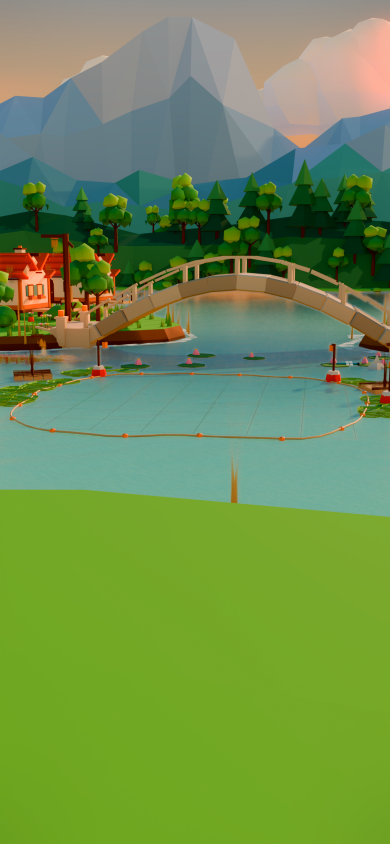
#> input picture handoff/workspace-snapshot/team/voice-bot/outbox/20261017T104639Z-lakeside-r4/reference/ref_390x844_graded.png, 780 x 1688 px, found by its file name (shown at 1/2 size)
$ python lake_bg.py
#> lines starting #> are read from the running program, lines starting #| are printed output that depends on the picture
# r6-fix v2：湖畔棋盘背景（离线预览 / 后备图）。
# 底图取引擎机位 graded 参考（水、岸、天空的实际配色），然后按「背景要往后退」处理，不加任何元素：
#   白天：HSV 饱和度 ×0.45，明度 ×0.90，叠 12% 暖白雾 #faf6ec；左侧红房顶局部再降饱和（≤0.36）并压暗 8%；24px 模糊。
#   夜间：底图（房顶同样处理、24px 模糊）逐通道乘偏蓝夜色 (0.42,0.52,0.68)+(20,24,36)，再饱和度 ×0.6（这一步明度不变）；湖色保持 B ≥ G > R。
# 验收看玩家可见区域（tools/measure_visible.py），不再用引擎 10 点（那 10 点里 9 个在托盘下面，且目标就是源图本身）。
# python3 lake_bg.py [REF_PNG] [OUTDIR]
import sys,os,numpy as np
from PIL import Image,ImageFilter
REF=sys.argv[1] if len(sys.argv)>1 else os.environ.get('LAKE_REF','/workspace/wechat-game/art/regions/lakeside/ENGINE_COLOR_REFERENCE/engine_cam_r5h3/ref_390x844_graded.png')
OUT=sys.argv[2] if len(sys.argv)>2 else os.path.join(os.path.dirname(os.path.abspath(__file__)),'..','slices')
W,H=750,1624
BLUR=24                      # px @750；v2 起不受引擎 10 点约束，大模糊把背景细节压掉（显著性主要来自树林、房顶的边缘）
DAY_SAT,DAY_VAL,FOG,FOG_RGB=0.45,0.90,0.12,(250,246,236)   # 明度 ×0.90 而不是 ×1.08：×1.08 时草地 169/189/133，离验收目标 135/160/95 更远
ROOF_BOX=(0,440,140,860); ROOF_SMAX,ROOF_DARK=0.36,0.92      # 左侧红房顶所在区域（750 宽 px），约 y230–450pt
NIGHT=(0.42,0.52,0.68); NIGHT_LIFT=(20,24,36); NIGHT_SAT=0.6   # 夜间整体比 cd5545d 提亮到旧版夜间的亮度水平（背景 L≈99），否则显著性只有 8.8
def hsv_scale(im,sat=1.0,val=1.0):
    h,s,v=[np.asarray(c).astype(float) for c in im.convert('HSV').split()]
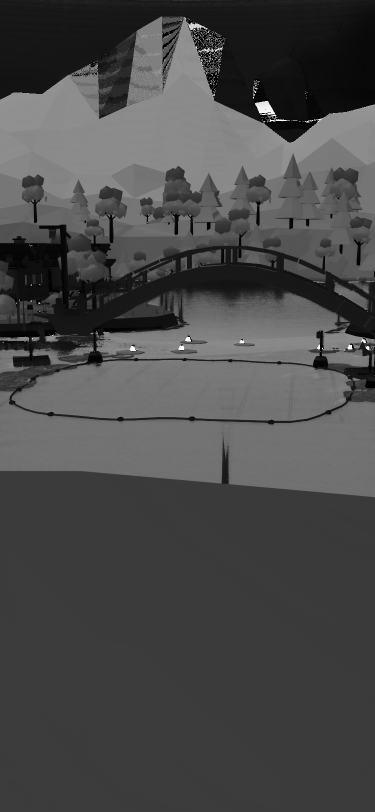
#> h: shape (1624, 750) float64 (shown at 1/2 size); min 0, max 254, mean 73.6
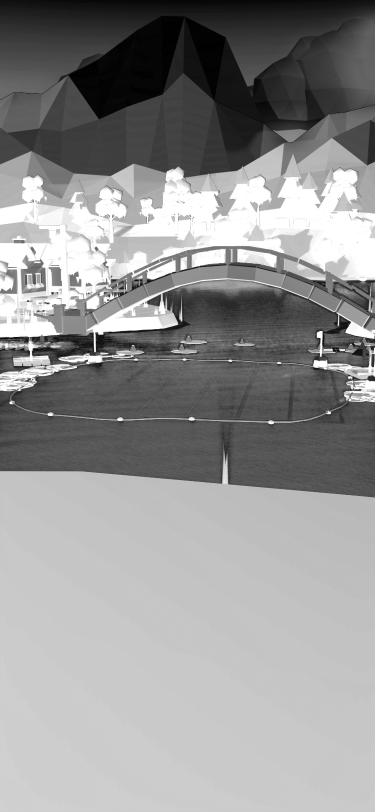
#> s: shape (1624, 750) float64 (shown at 1/2 size); min 0, max 255, mean 146.5
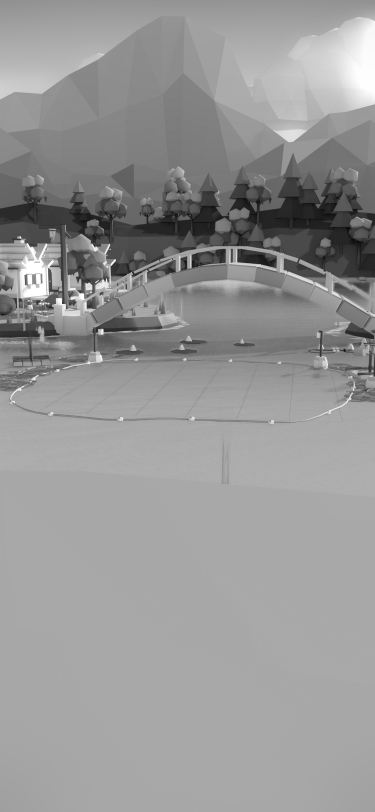
#> v: shape (1624, 750) float64 (shown at 1/2 size); min 0, max 255, mean 150.4
    s=np.clip(s*sat,0,255); v=np.clip(v*val,0,255)
#> after `s = np.clip(s * sat, 0, 255)`:
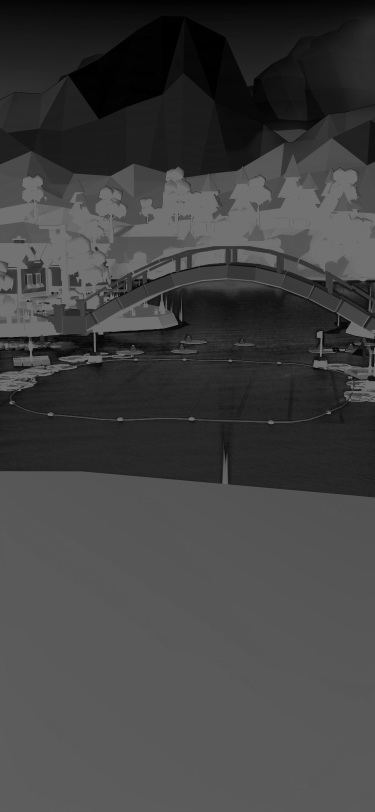
#> s: shape (1624, 750) float64 (shown at 1/2 size); min 0, max 114.8, mean 65.9
    return Image.merge('HSV',[Image.fromarray(x.astype(np.uint8)) for x in (h,s,v)]).convert('RGB')
def keep_value_desat(im,k):
    # 饱和度 ×k，明度（HSV V）不变
    return hsv_scale(im,k,1.0)
def roof_fix(im):
    hsv=np.asarray(im.convert('HSV')).astype(float); h,s,v=hsv[...,0]*360/255,hsv[...,1]/255,hsv[...,2]
    x0,y0,x1,y1=ROOF_BOX; m=np.zeros(h.shape,bool); m[y0:y1,x0:x1]=True
#> after `x0, y0, x1, y1 = ROOF_BOX`: x0 = 0; y0 = 440; x1 = 140; y1 = 860
    red=m&((h<40)|(h>330))&(s>ROOF_SMAX)
    s=np.where(red,ROOF_SMAX,s); v=np.where(red,v*ROOF_DARK,v)
    out=np.stack([hsv[...,0],s*255,v],-1).clip(0,255).astype(np.uint8)
    return Image.fromarray(out,'HSV').convert('RGB')
def base():
    return Image.open(REF).convert('RGB').resize((W,H),Image.LANCZOS)
def day(b):
    d=hsv_scale(b,DAY_SAT,DAY_VAL); d=roof_fix(d)
    d=Image.blend(d,Image.new('RGB',(W,H),FOG_RGB),FOG)
    return d.filter(ImageFilter.GaussianBlur(BLUR))
def night(b):
    b=roof_fix(b).filter(ImageFilter.GaussianBlur(BLUR)); r,g,bl=b.split()
    n=Image.merge('RGB',[c.point(lambda v,k=k,l=l:min(255,int(v*k+l))) for c,k,l in zip((r,g,bl),NIGHT,NIGHT_LIFT)])
    return keep_value_desat(n,NIGHT_SAT)
if __name__=='__main__':
    b=base()
    for im,name in ((day(b),'bg_lakeside_board.jpg'),(night(b),'bg_lakeside_board_night.jpg')):
        p=os.path.join(OUT,name); im.save(p,quality=70,optimize=True,progressive=True,subsampling=2); print(name,os.path.getsize(p))
#> this loop made 2 passes
#> name on passes 1 to 2: 'bg_lakeside_board.jpg', 'bg_lakeside_board_night.jpg'
#| bg_lakeside_board.jpg 15603
#| bg_lakeside_board_night.jpg 13842

$ run again, with handoff/workspace-snapshot/team/voice-bot/outbox/20261017T104639Z-lakeside-r4/reference/ref_360x640_graded.png copied over handoff/workspace-snapshot/team/voice-bot/outbox/20261017T104639Z-lakeside-r4/reference/ref_390x844_graded.png
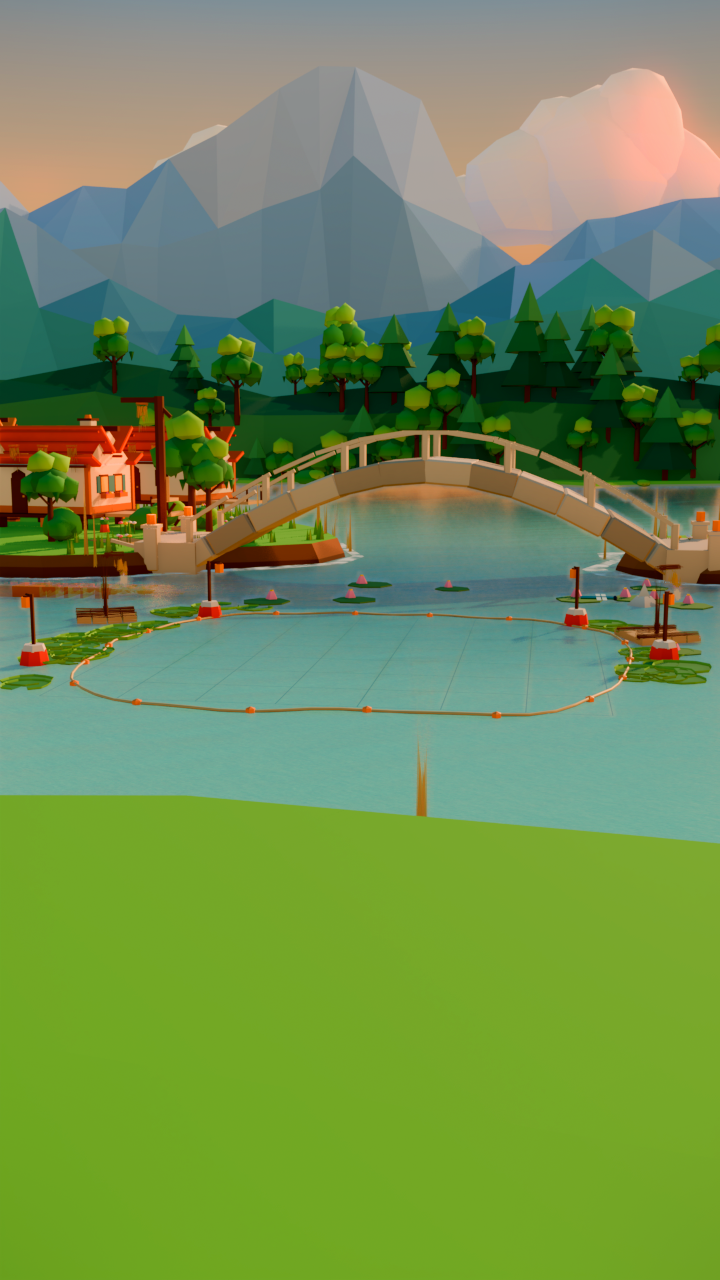
#> input picture handoff/workspace-snapshot/team/voice-bot/outbox/20261017T104639Z-lakeside-r4/reference/ref_360x640_graded.png, 720 x 1280 px, found by its file name
#> in hsv_scale, `h,s,v=[np.asarray(c).astype(float) for c in im.convert('HSV').split()]`:
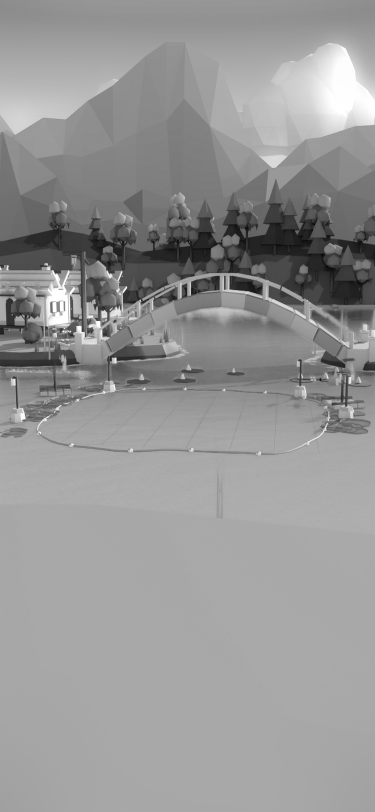
#> v: shape (1624, 750) float64 (shown at 1/2 size); min 0, max 255, mean 149.6
#> in hsv_scale, `s = np.clip(s * sat, 0, 255)`:
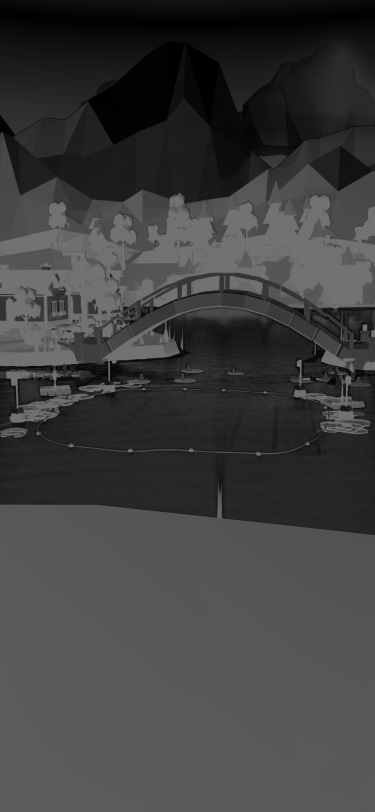
#> s: shape (1624, 750) float64 (shown at 1/2 size); min 0, max 114.8, mean 63.5
#> x0 = 0; y0 = 440; x1 = 140; y1 = 860
#> the loop `for im,name in ((day(b),'bg_lakeside_board.jpg'),(night(b),'bg_lakesid..` made 2 passes
#> name on passes 1 to 2: 'bg_lakeside_board.jpg', 'bg_lakeside_board_night.jpg'
#> (printed output is left out)

$ run again, with handoff/workspace-snapshot/team/voice-bot/outbox/20261017T104639Z-lakeside-r4/reference/mac_r3_day_360x640_boxes.png copied over handoff/workspace-snapshot/team/voice-bot/outbox/20261017T104639Z-lakeside-r4/reference/ref_390x844_graded.png
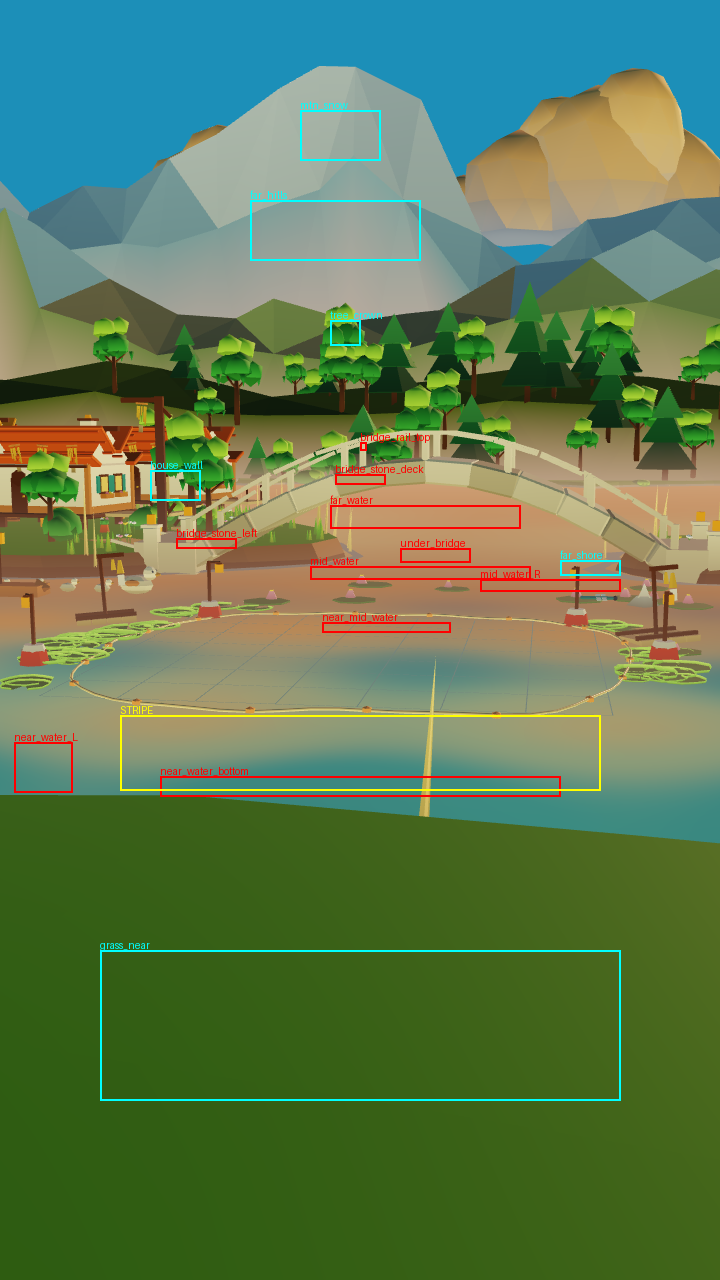
#> input picture handoff/workspace-snapshot/team/voice-bot/outbox/20261017T104639Z-lakeside-r4/reference/mac_r3_day_360x640_boxes.png, 720 x 1280 px, found by its file name
#> in hsv_scale, `h,s,v=[np.asarray(c).astype(float) for c in im.convert('HSV').split()]`:
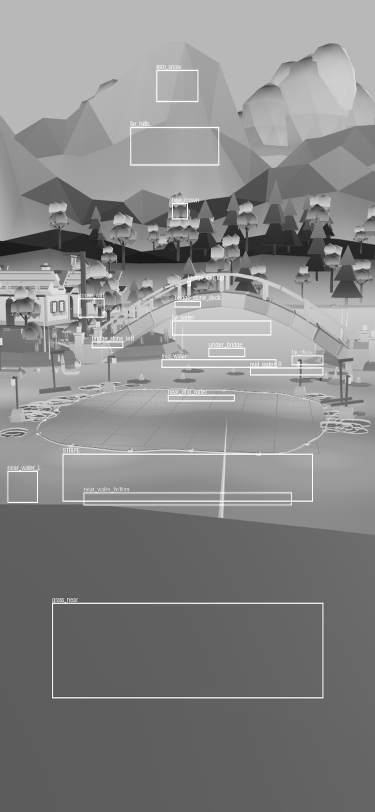
#> v: shape (1624, 750) float64 (shown at 1/2 size); min 14, max 255, mean 134.9
#> in hsv_scale, `s = np.clip(s * sat, 0, 255)`:
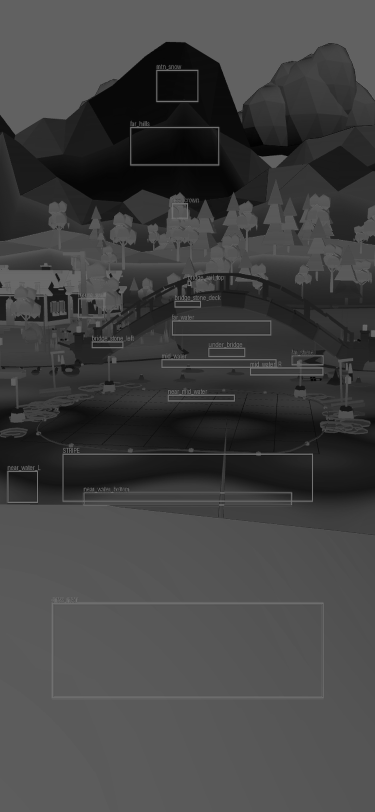
#> s: shape (1624, 750) float64 (shown at 1/2 size); min 0, max 114.8, mean 66.7
#> x0 = 0; y0 = 440; x1 = 140; y1 = 860
#> the loop `for im,name in ((day(b),'bg_lakeside_board.jpg'),(night(b),'bg_lakesid..` made 2 passes
#> name on passes 1 to 2: 'bg_lakeside_board.jpg', 'bg_lakeside_board_night.jpg'
#> (printed output is left out)
